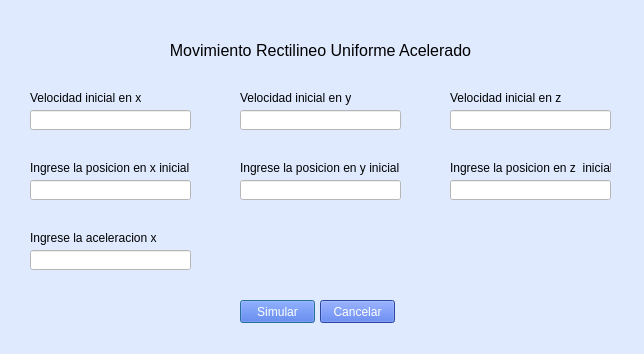
<?xml version="1.0" encoding="UTF-8"?>
<ui version="4.0">
 <class>DialogMuraxa</class>
 <widget class="QDialog" name="DialogMuraxa">
  <property name="geometry">
   <rect>
    <x>0</x>
    <y>0</y>
    <width>644</width>
    <height>354</height>
   </rect>
  </property>
  <property name="windowTitle">
   <string>muraxa</string>
  </property>
  <property name="styleSheet">
   <string notr="true">background-color: #DFEAFF;</string>
  </property>
  <widget class="QLineEdit" name="inptVelocidadInicialX">
   <property name="geometry">
    <rect>
     <x>30</x>
     <y>110</y>
     <width>161</width>
     <height>20</height>
    </rect>
   </property>
   <property name="styleSheet">
    <string notr="true">background-color: white;</string>
   </property>
  </widget>
  <widget class="QLabel" name="label_5">
   <property name="geometry">
    <rect>
     <x>30</x>
     <y>230</y>
     <width>161</width>
     <height>16</height>
    </rect>
   </property>
   <property name="text">
    <string>Ingrese la aceleracion x</string>
   </property>
  </widget>
  <widget class="QLineEdit" name="inptPosicionX">
   <property name="geometry">
    <rect>
     <x>30</x>
     <y>180</y>
     <width>161</width>
     <height>20</height>
    </rect>
   </property>
   <property name="styleSheet">
    <string notr="true">background-color: white;</string>
   </property>
  </widget>
  <widget class="QLabel" name="label">
   <property name="geometry">
    <rect>
     <x>30</x>
     <y>90</y>
     <width>111</width>
     <height>16</height>
    </rect>
   </property>
   <property name="text">
    <string>Velocidad inicial en x</string>
   </property>
  </widget>
  <widget class="QLabel" name="label_4">
   <property name="geometry">
    <rect>
     <x>30</x>
     <y>160</y>
     <width>161</width>
     <height>16</height>
    </rect>
   </property>
   <property name="text">
    <string>Ingrese la posicion en x inicial</string>
   </property>
  </widget>
  <widget class="QLabel" name="lblErrorPosicionX">
   <property name="geometry">
    <rect>
     <x>30</x>
     <y>200</y>
     <width>131</width>
     <height>16</height>
    </rect>
   </property>
   <property name="text">
    <string/>
   </property>
  </widget>
  <widget class="QLabel" name="lblErrorAceleracionX">
   <property name="geometry">
    <rect>
     <x>30</x>
     <y>270</y>
     <width>131</width>
     <height>16</height>
    </rect>
   </property>
   <property name="text">
    <string/>
   </property>
  </widget>
  <widget class="QLabel" name="lblErrorVelocidadInicialX">
   <property name="geometry">
    <rect>
     <x>30</x>
     <y>130</y>
     <width>131</width>
     <height>16</height>
    </rect>
   </property>
   <property name="text">
    <string/>
   </property>
  </widget>
  <widget class="QLabel" name="label_3">
   <property name="geometry">
    <rect>
     <x>0</x>
     <y>30</y>
     <width>641</width>
     <height>41</height>
    </rect>
   </property>
   <property name="font">
    <font>
     <pointsize>12</pointsize>
    </font>
   </property>
   <property name="text">
    <string>Movimiento Rectilineo Uniforme Acelerado</string>
   </property>
   <property name="scaledContents">
    <bool>false</bool>
   </property>
   <property name="alignment">
    <set>Qt::AlignCenter</set>
   </property>
   <property name="wordWrap">
    <bool>true</bool>
   </property>
  </widget>
  <widget class="QLineEdit" name="inptAceleracionX">
   <property name="geometry">
    <rect>
     <x>30</x>
     <y>250</y>
     <width>161</width>
     <height>20</height>
    </rect>
   </property>
   <property name="styleSheet">
    <string notr="true">background-color: white;</string>
   </property>
  </widget>
  <widget class="QLabel" name="lblErrorVelocidadInicialY">
   <property name="geometry">
    <rect>
     <x>240</x>
     <y>130</y>
     <width>131</width>
     <height>16</height>
    </rect>
   </property>
   <property name="text">
    <string/>
   </property>
  </widget>
  <widget class="QLineEdit" name="inptVelocidadInicialY">
   <property name="geometry">
    <rect>
     <x>240</x>
     <y>110</y>
     <width>161</width>
     <height>20</height>
    </rect>
   </property>
   <property name="styleSheet">
    <string notr="true">background-color: white;</string>
   </property>
  </widget>
  <widget class="QLineEdit" name="inptPosicionY">
   <property name="geometry">
    <rect>
     <x>240</x>
     <y>180</y>
     <width>161</width>
     <height>20</height>
    </rect>
   </property>
   <property name="styleSheet">
    <string notr="true">background-color: white;</string>
   </property>
  </widget>
  <widget class="QLabel" name="label_2">
   <property name="geometry">
    <rect>
     <x>240</x>
     <y>90</y>
     <width>111</width>
     <height>16</height>
    </rect>
   </property>
   <property name="text">
    <string>Velocidad inicial en y</string>
   </property>
  </widget>
  <widget class="QLabel" name="label_7">
   <property name="geometry">
    <rect>
     <x>240</x>
     <y>160</y>
     <width>161</width>
     <height>16</height>
    </rect>
   </property>
   <property name="text">
    <string>Ingrese la posicion en y inicial</string>
   </property>
  </widget>
  <widget class="QLabel" name="lblErrorPosicionY">
   <property name="geometry">
    <rect>
     <x>240</x>
     <y>200</y>
     <width>131</width>
     <height>16</height>
    </rect>
   </property>
   <property name="text">
    <string/>
   </property>
  </widget>
  <widget class="QLineEdit" name="inptVelocidadInicialZ">
   <property name="geometry">
    <rect>
     <x>450</x>
     <y>110</y>
     <width>161</width>
     <height>20</height>
    </rect>
   </property>
   <property name="styleSheet">
    <string notr="true">background-color: white;</string>
   </property>
  </widget>
  <widget class="QLabel" name="label_8">
   <property name="geometry">
    <rect>
     <x>450</x>
     <y>160</y>
     <width>161</width>
     <height>16</height>
    </rect>
   </property>
   <property name="text">
    <string>Ingrese la posicion en z  inicial</string>
   </property>
  </widget>
  <widget class="QLabel" name="lblErrorVelocidadInicialZ">
   <property name="geometry">
    <rect>
     <x>450</x>
     <y>130</y>
     <width>131</width>
     <height>16</height>
    </rect>
   </property>
   <property name="text">
    <string/>
   </property>
  </widget>
  <widget class="QLineEdit" name="inptPosicionZ">
   <property name="geometry">
    <rect>
     <x>450</x>
     <y>180</y>
     <width>161</width>
     <height>20</height>
    </rect>
   </property>
   <property name="styleSheet">
    <string notr="true">background-color: white;</string>
   </property>
  </widget>
  <widget class="QLabel" name="label_6">
   <property name="geometry">
    <rect>
     <x>450</x>
     <y>90</y>
     <width>111</width>
     <height>16</height>
    </rect>
   </property>
   <property name="text">
    <string>Velocidad inicial en z</string>
   </property>
  </widget>
  <widget class="QLabel" name="lblErrorPosicionZ">
   <property name="geometry">
    <rect>
     <x>450</x>
     <y>200</y>
     <width>131</width>
     <height>16</height>
    </rect>
   </property>
   <property name="text">
    <string/>
   </property>
  </widget>
  <widget class="QPushButton" name="btnSimular">
   <property name="geometry">
    <rect>
     <x>240</x>
     <y>300</y>
     <width>75</width>
     <height>23</height>
    </rect>
   </property>
   <property name="styleSheet">
    <string notr="true">background-color: #3D63DD;
color: white;</string>
   </property>
   <property name="text">
    <string>Simular</string>
   </property>
  </widget>
  <widget class="QPushButton" name="btnCancelar">
   <property name="geometry">
    <rect>
     <x>320</x>
     <y>300</y>
     <width>75</width>
     <height>23</height>
    </rect>
   </property>
   <property name="styleSheet">
    <string notr="true">background-color: #3D63DD;
color: white;</string>
   </property>
   <property name="text">
    <string>Cancelar</string>
   </property>
  </widget>
 </widget>
 <resources/>
 <connections/>
</ui>
